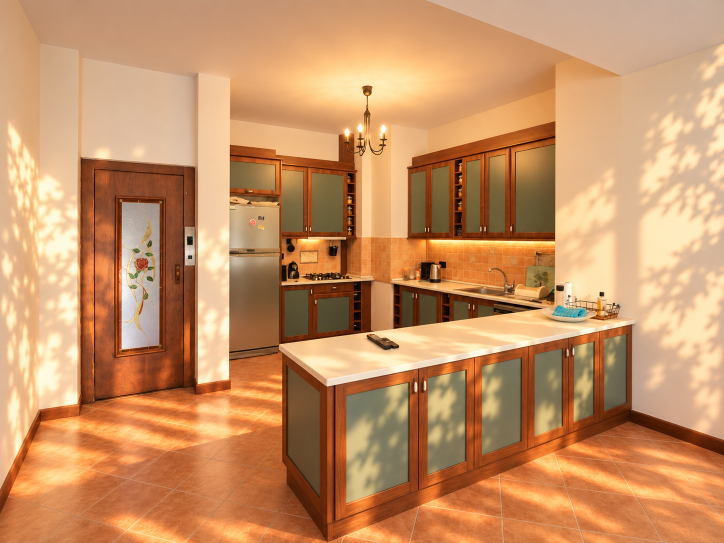
#> input picture photogallery/angora_01.jpg, 1448 x 1086 px, given in place of angora_02.jpg, which was not available (shown at 1/2 size)
$ python adim10-a-teslim.py
#> lines starting #> are read from the running program, lines starting #| are printed output that depends on the picture; pictures that were not available may be replaced by others from this repository, and a replacement may not be noted
from pathlib import Path
import shutil,json
from PIL import Image,ImageDraw,ImageFont
W=Path(r'C:\Users\yigit\angora-tur10');R=Path(r'C:\Users\yigit\Downloads\angora-main (2)\angora-main');D=Path(r'C:\Users\yigit\angora-git\teslim-tur10');A=W/'adim10';O=D/'adim10/asama1';O.mkdir(parents=True,exist_ok=True);font=ImageFont.truetype(r'C:\Windows\Fonts\arial.ttf',25)
for f in [2,16,18,21,29,34,42]:
 photo=Image.open(R/f'photogallery/angora_{f:02d}.jpg').convert('RGB');render=Image.open(A/f'asama1/render_{f:02d}.png').convert('RGB');photo=photo.resize(render.size);im=Image.new('RGB',(render.width*2,render.height+45),'#222222');im.paste(photo,(0,45));im.paste(render,(render.width,45));dr=ImageDraw.Draw(im);dr.text((15,8),f'FOTO {f:02d}',font=font,fill='white');dr.text((render.width+15,8),'ADIM 10 / ASAMA 1 / SONRA',font=font,fill='white');im.save(O/f'foto_{f:02d}.jpg',quality=95)
#> further down, photo is the input picture: PIL image 1448x1086 RGB; mean R, G, B 199.4, 145.6, 101
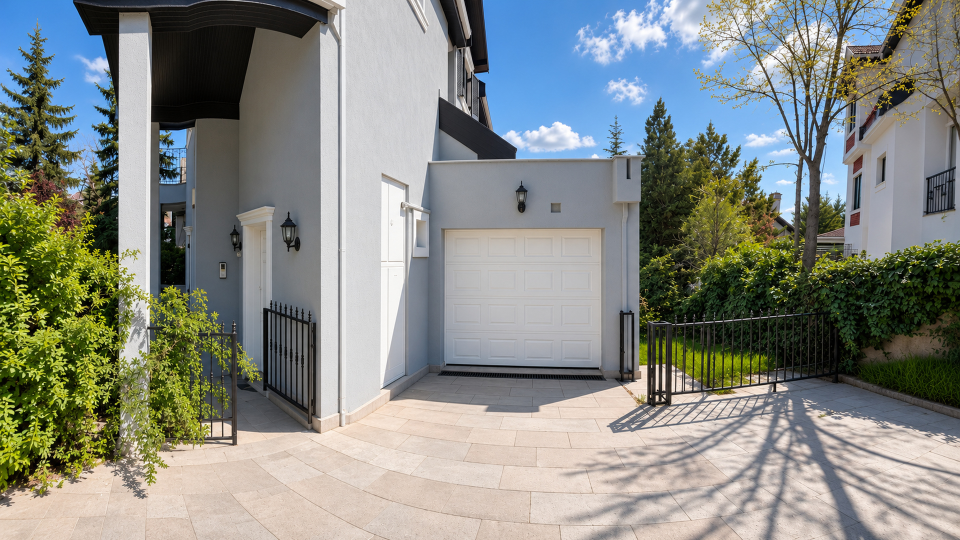
#> input picture photogallery/angora_56.jpg, 1920 x 1080 px, given in place of render_02.png, which was not available (shown at 1/2 size)
#> further down, render is the input picture: PIL image 1920x1080 RGB; mean R, G, B 134.2, 138.4, 132.4
#> after `photo = photo.resize(render.size)`:
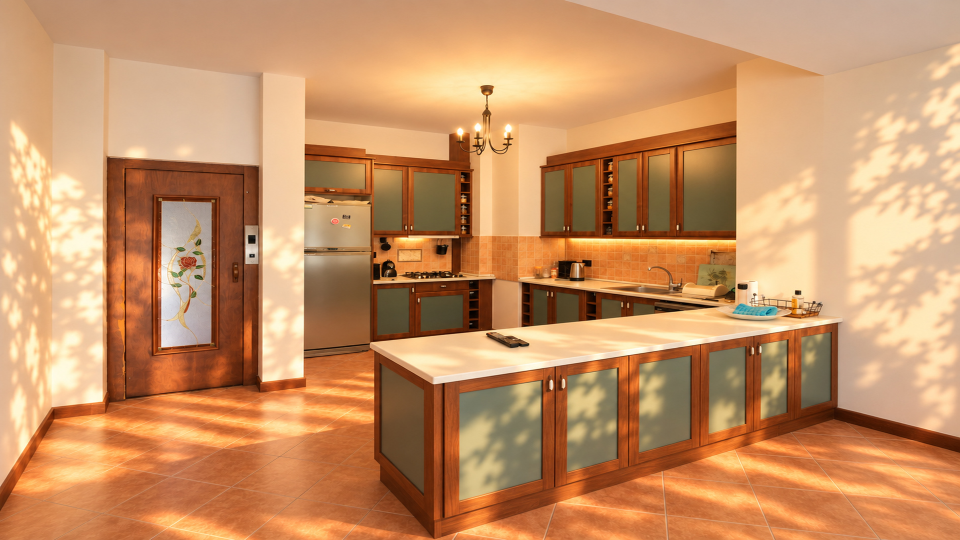
#> photo: PIL image 1920x1080 RGB (shown at 1/2 size); mean R, G, B 199.4, 145.6, 101
#> after `im = Image.new('RGB', (render.width * 2, render.height + 45), '#222222`: im: PIL image 3840x1125 RGB; every value is 34
#> after `im.paste(photo, (0, 45))`:
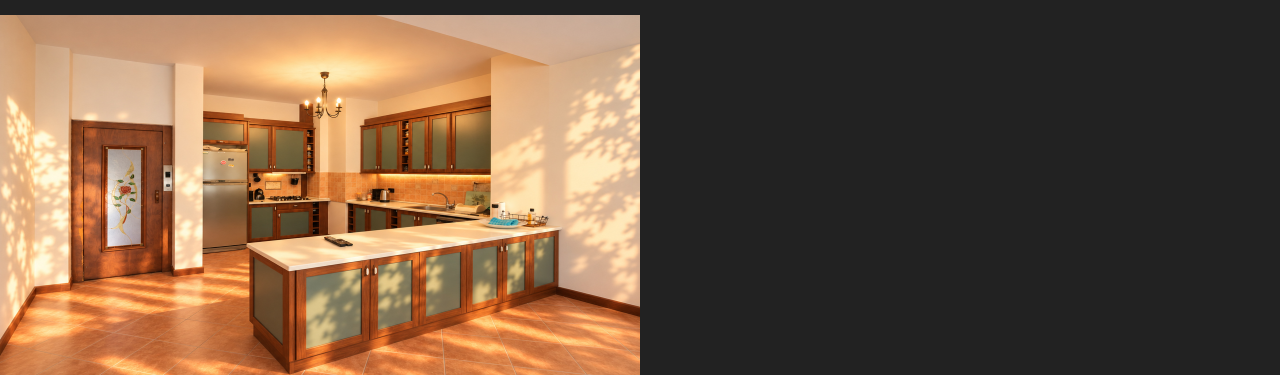
#> im: PIL image 3840x1125 RGB (shown at 1/3 size); mean R, G, B 113.4, 87.6, 66.2
#> after `im.paste(render, (render.width, 45))`:
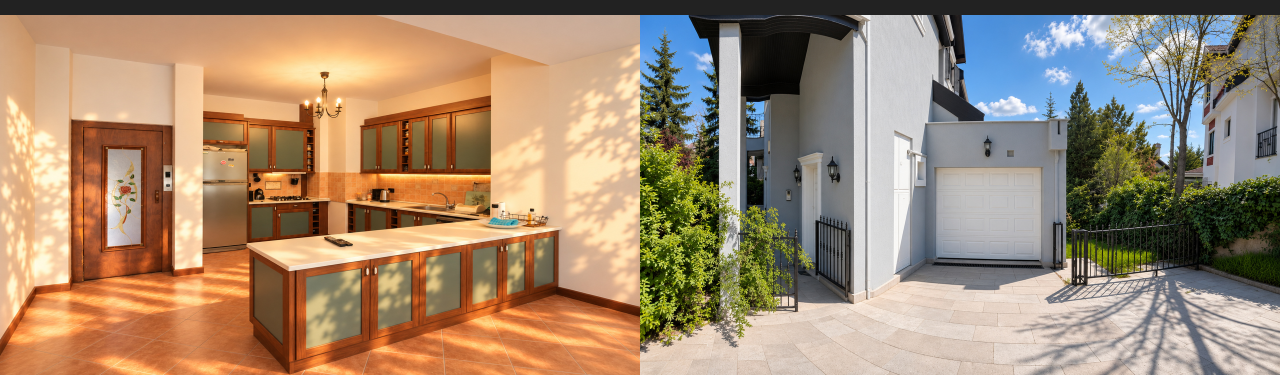
#> im: PIL image 3840x1125 RGB (shown at 1/3 size); mean R, G, B 161.4, 137.7, 113.4
#> (the run stopped early here; a loop or call above may not have finished)
